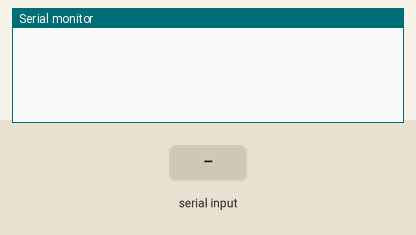
Recording of a sketch running on a simulated Arduino Mega 2560, built with avr-gcc and run on an emulated ATmega2560. On the bench: the last lines printed to the serial monitor. The inputs (shaded band) are chosen by the test bench.

Above: at 2.6 s.
2.7 s: "ST,255\n" received over the second serial link
At 3.2 s:
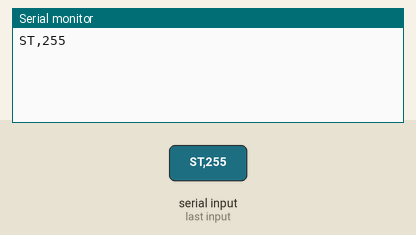
4.2 s: "1" received over the second serial link
At 5.5 s:
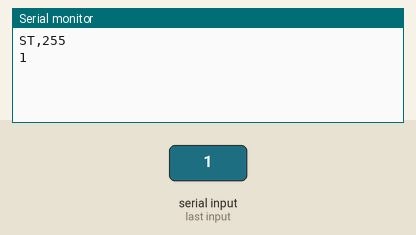

Measured:
- after the input at 2.7 s, the serial monitor: prints a new line at once (image 1)
- after the input at 4.2 s, the serial monitor: prints a new line at once (image 2)

The sketch:

bluetoothTest.ino
```cpp
// (licence header left out)
//#include <SoftwareSerial.h>
//int bluetoothTx = 2;  // TX-O pin of bluetooth mate, Arduino D2
//int bluetoothRx = 3;  // RX-I pin of bluetooth mate, Arduino D3
//SoftwareSerial bluetooth(bluetoothTx, bluetoothRx);

#define bluetooth Serial3
#define BAUDRATE 115200

void setup()
{
  Serial.begin(BAUDRATE);  // regular degular serial monitor.
  delay(1000);
  bluetooth.begin(BAUDRATE, SERIAL_8N1);  // The Bluetooth Mate defaults to 115200bps
  delay(350);
  bluetooth.print("$");  // Print three times individually
  bluetooth.print("$");
  bluetooth.print("$");  // Enter command mode
  delay(100);  // Short delay, wait for the Mate to send back CMD

//    bluetooth.println("ST,255");  // Temporarily Change the baudrate to 9600, no parity
//  bluetooth.println("U,9600,N");  // Temporarily Change the baudrate to 9600, no parity
//  // 115200 can be too fast at times for NewSoftSerial to relay the data reliably
//  bluetooth.begin(9600);  // Start bluetooth serial at 9600
}
//ST,255

void loop()
{
  if(bluetooth.available())  // If the bluetooth sent any characters
  {
    // Send any characters the bluetooth prints to the serial monitor
    Serial.print((char)bluetooth.read());
  }
  if(Serial.available())  // If stuff was typed in the serial monitor
  {
    // Send any characters the Serial monitor prints to the bluetooth
    //char msg = (char)Serial.read();
    bluetooth.print((char)Serial.read());
//    Serial.print(msg);
  }
  // and loop forever and ever!
}
```
